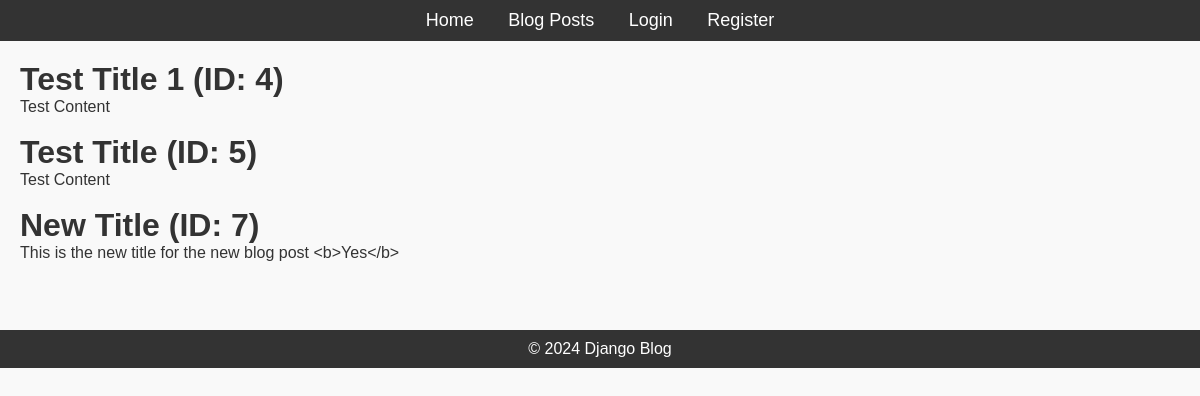
The app's page /posts/, older data.
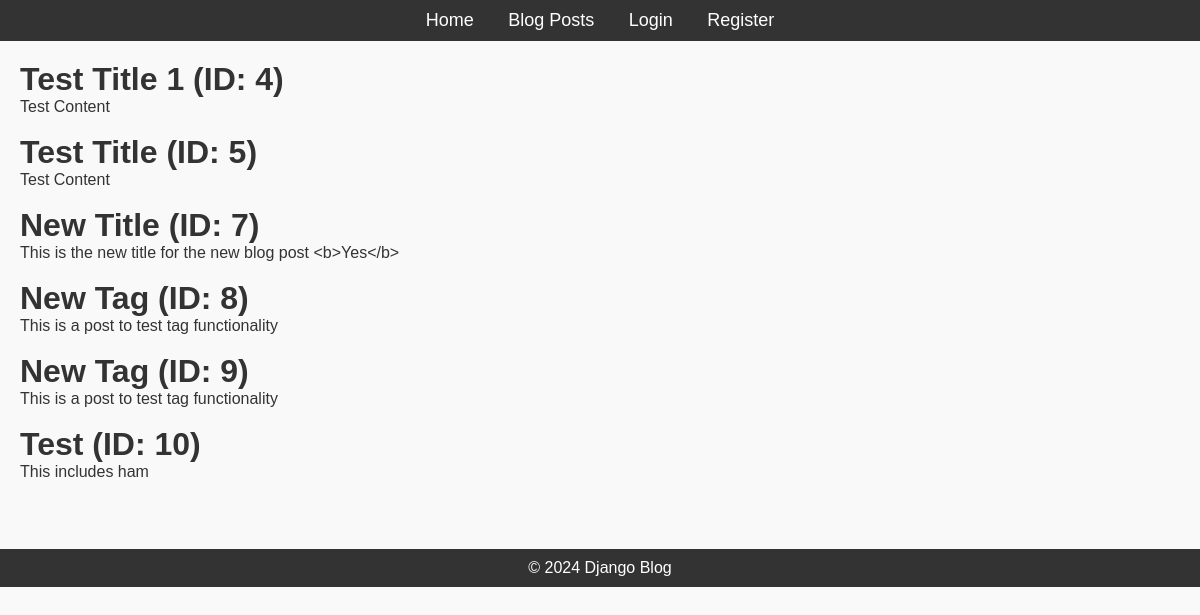
The same page, newer data.
### blog/models.py (models this page shows, shortened)
class Post(models.Model):
	title = models.CharField(max_length=200)
	content = models.TextField()
	published_date = models.DateTimeField(auto_now_add=True)
	author = models.ForeignKey(User, on_delete=models.CASCADE, related_name="posts")
	tags = TaggableManager()

### blog/views.py (the view)
# urls.py: path("posts/", List.as_view(), name="posts"),
class List(ListView):
	model = Post
	context_object_name = "posts"

### blog/templates/blog/post_list.html
{% extends 'blog/base.html' %}
{% block content %}
{% if posts %}
	{% for post in posts %}
		<h1>{{post.title}} (ID: {{post.id}})</h1>
		<p>{{post.content}}</p>
		<br>
	{% endfor %}
{% else %}
<h1>There are no posts currently!</h1>
{% endif %}
{% endblock %}

### blog/templates/blog/base.html (shortened to what this page needs)
<!DOCTYPE html>
<html lang="en">
<head>
    {% load static %}
    <link rel="stylesheet" href="{% static 'css/styles.css' %}">
</head>
<body>
    <header>
        <nav>
            <ul>
                <li><a href="{% url 'home' %}">Home</a></li>
                <li><a href="{% url 'posts' %}">Blog Posts</a></li>
                <li><a href="{% url 'login' %}">Login</a></li>
                <li><a href="{% url 'register' %}">Register</a></li>
            </ul>
        </nav>
    </header>
    <div class="content">
        {% block content %}{% endblock %}
    </div>
    <footer>
        <p>&copy; 2024 Django Blog</p>
    </footer>
</body>
</html>

### blog/static/css/styles.css (style rules this page uses)
* { margin: 0; padding: 0; box-sizing: border-box; }
body { font-family: Arial, sans-serif; background-color: #f9f9f9; color: #333; }
header { background-color: #333; padding: 10px; text-align: center; }
header nav ul { list-style-type: none; }
header nav ul li { display: inline; margin: 0 15px; }
header nav ul li a { color: white; text-decoration: none; font-size: 18px; }
.content { margin: 20px; }
footer { text-align: center; margin-top: 50px; padding: 10px; background-color: #333; color: white; }

Row changes from the older to the newer data that the page shows:
added Post: title "New Tag", id "8", content "This is a post to test tag functionality"
added Post: title "New Tag", id "9", content "This is a post to test tag functionality"
added Post: title "Test", id "10", content "This includes ham"
